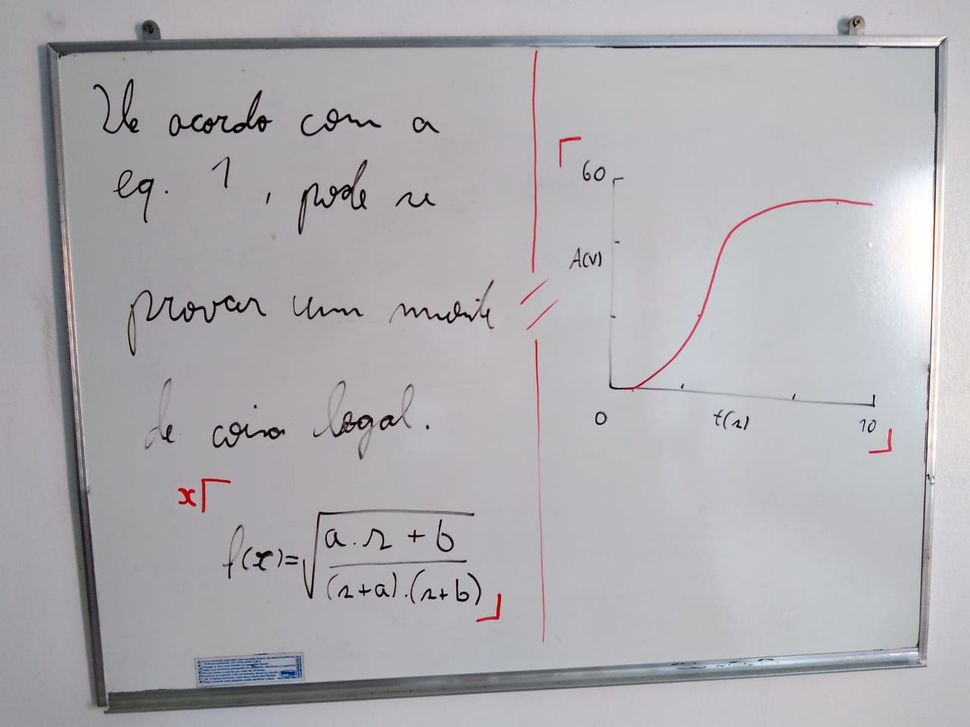
#> input picture image/whiteboard.png, 970 x 727 px, shrunk from 1280 x 960 before the run
$ python corners_test.py
#> lines starting #> are read from the running program, lines starting #| are printed output that depends on the picture; after the words box and inside, x2 and y2 are one past the last pixel; in counts of white or black regions, pixels touching at a corner belong together
#> in main, image is the input picture: shape (727, 970, 4); mean B, G, R, A 177.9, 173.8, 175.5, 255
### src/corners.py
import os
import shutil
import numpy as np
import cv2
from matplotlib import pyplot as plt

# sort a list of list points by their distance from the origin list point
# [34 lines left out: functions sort_dist, organize_crop_corners, not called in this run]

# apply blur, correct contrast, hsv convertion
def preprocessing(image):
    blur = cv2.GaussianBlur(image, (5,5), 0)
    cv2.imwrite("output/1_preprocessing_blur.png", blur)
    cv2.waitKey(0)

    hsv = cv2.cvtColor(blur, cv2.COLOR_BGR2HSV)
#> hsv: shape (727, 970, 3); mean H, S, V 127.8, 8.6, 178.7

    mask2 = cv2.inRange(hsv, (0,   75, 51), (10,  255, 255))
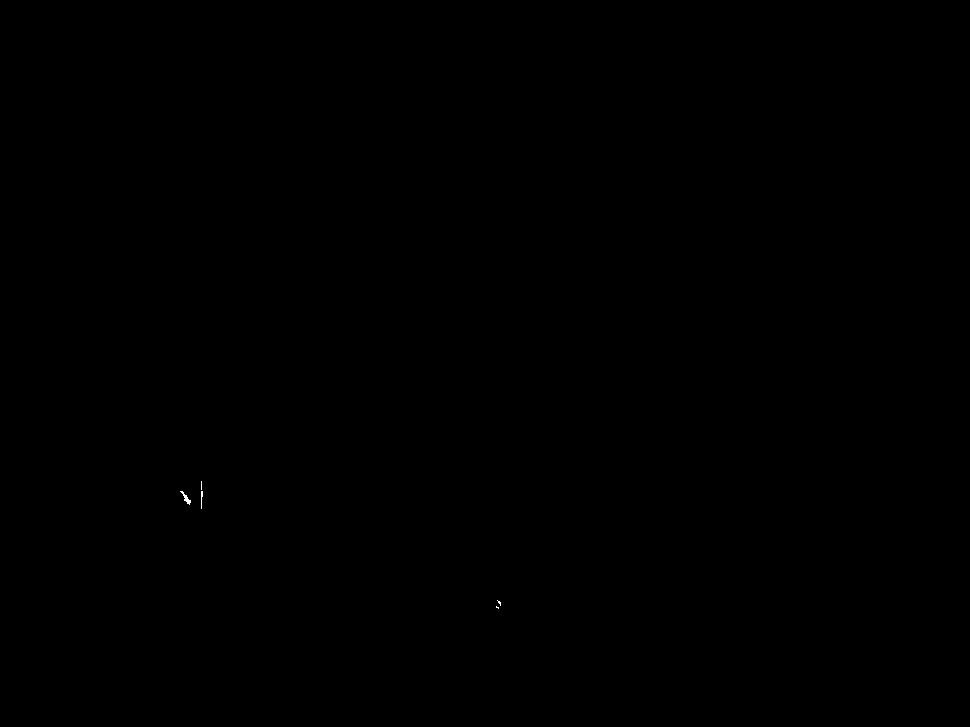
#> mask2: shape (727, 970); 0.01% white in thin lines or dots, all inside (x1, y1, x2, y2) = (180, 481, 501, 609)
    mask1 = cv2.inRange(hsv, (170, 75, 51), (180, 255, 255))
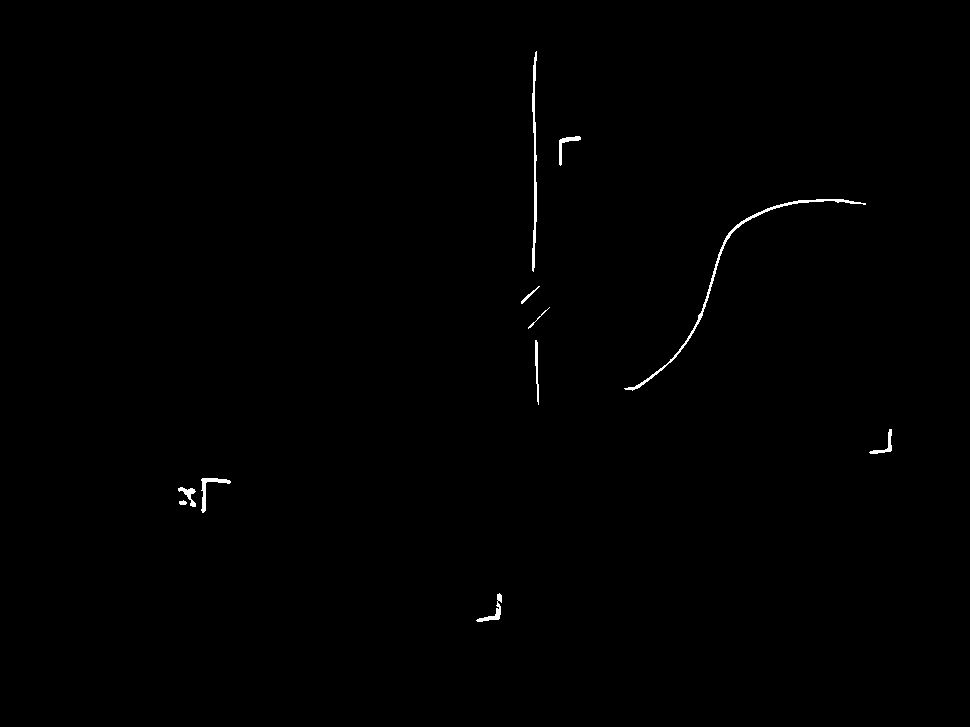
#> mask1: shape (727, 970); 0.37% white; 11 white regions, largest, box (x1, y1, x2, y2) and area: (624, 199, 866, 391) 898, (532, 51, 537, 272) 569, (201, 478, 231, 513) 235
    mask = cv2.bitwise_or(mask1, mask2)
#> mask: shape (727, 970); 0.38% white; 10 white regions, largest, box (x1, y1, x2, y2) and area: (624, 199, 866, 391) 898, (532, 51, 537, 272) 569, (201, 478, 231, 513) 268

    cv2.imwrite("output/2_preprocessing_mask.png", mask)
    cv2.waitKey(0)
    return mask

# match patterns
def pmatch(image, confidence_threshold, tm_algo):
    # for div
    div = cv2.imread("src/match/div_bw.png", cv2.IMREAD_GRAYSCALE)
#> (the run stopped early here; a loop or call above may not have finished)
